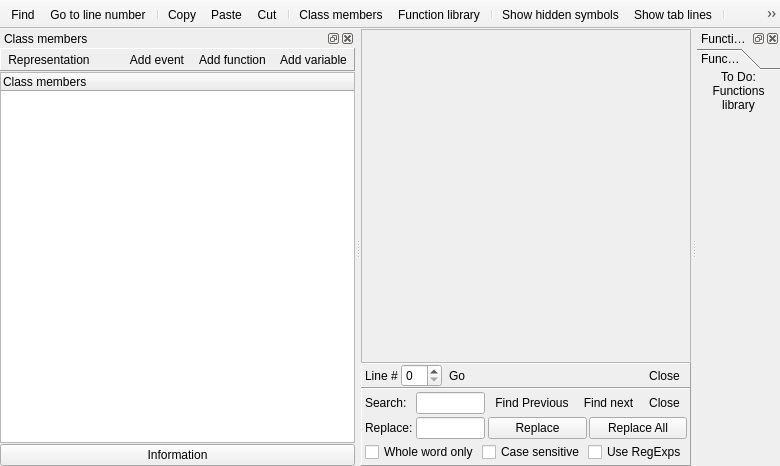
<?xml version="1.0" encoding="UTF-8"?>
<ui version="4.0">
 <class>codeClass</class>
 <widget class="QMainWindow" name="codeClass">
  <property name="geometry">
   <rect>
    <x>0</x>
    <y>0</y>
    <width>780</width>
    <height>466</height>
   </rect>
  </property>
  <property name="windowTitle">
   <string>MainWindow</string>
  </property>
  <widget class="QWidget" name="centralwidget">
   <layout class="QVBoxLayout" name="verticalLayout_5">
    <property name="spacing">
     <number>0</number>
    </property>
    <property name="margin">
     <number>0</number>
    </property>
    <item>
     <widget class="QSplitter" name="splitter">
      <property name="orientation">
       <enum>Qt::Vertical</enum>
      </property>
      <widget class="QWidget" name="widget" native="true">
       <layout class="QVBoxLayout" name="verticalLayout">
        <property name="spacing">
         <number>0</number>
        </property>
        <property name="margin">
         <number>0</number>
        </property>
        <item>
         <widget class="QFrame" name="CodeEditorFrame">
          <property name="sizePolicy">
           <sizepolicy hsizetype="Expanding" vsizetype="Expanding">
            <horstretch>0</horstretch>
            <verstretch>0</verstretch>
           </sizepolicy>
          </property>
          <property name="frameShape">
           <enum>QFrame::StyledPanel</enum>
          </property>
          <property name="frameShadow">
           <enum>QFrame::Plain</enum>
          </property>
          <layout class="QVBoxLayout" name="verticalLayout_4"/>
         </widget>
        </item>
        <item>
         <widget class="QFrame" name="goToLineBox">
          <property name="frameShape">
           <enum>QFrame::Panel</enum>
          </property>
          <property name="frameShadow">
           <enum>QFrame::Raised</enum>
          </property>
          <property name="Toolbar" stdset="0">
           <bool>true</bool>
          </property>
          <layout class="QHBoxLayout" name="horizontalLayout_5">
           <property name="spacing">
            <number>0</number>
           </property>
           <property name="leftMargin">
            <number>3</number>
           </property>
           <property name="topMargin">
            <number>0</number>
           </property>
           <property name="rightMargin">
            <number>3</number>
           </property>
           <property name="bottomMargin">
            <number>0</number>
           </property>
           <item>
            <widget class="QLabel" name="label">
             <property name="text">
              <string>Line # </string>
             </property>
            </widget>
           </item>
           <item>
            <widget class="QSpinBox" name="sbLineNumber"/>
           </item>
           <item>
            <widget class="QToolButton" name="tbGoToLineNumber">
             <property name="text">
              <string>Go</string>
             </property>
             <property name="icon">
              <iconset resource="../../sharedcode/resources.qrc">
               <normaloff>:/resources/RES/ffficons/control_play_blue.png</normaloff>:/resources/RES/ffficons/control_play_blue.png</iconset>
             </property>
             <property name="toolButtonStyle">
              <enum>Qt::ToolButtonTextBesideIcon</enum>
             </property>
             <property name="autoRaise">
              <bool>true</bool>
             </property>
            </widget>
           </item>
           <item>
            <spacer name="horizontalSpacer_2">
             <property name="orientation">
              <enum>Qt::Horizontal</enum>
             </property>
             <property name="sizeHint" stdset="0">
              <size>
               <width>403</width>
               <height>20</height>
              </size>
             </property>
            </spacer>
           </item>
           <item>
            <widget class="QToolButton" name="tbCloseLineNumber">
             <property name="text">
              <string>Close</string>
             </property>
             <property name="icon">
              <iconset resource="../../sharedcode/resources.qrc">
               <normaloff>:/resources/RES/ffficons/cross.png</normaloff>:/resources/RES/ffficons/cross.png</iconset>
             </property>
             <property name="autoRaise">
              <bool>true</bool>
             </property>
            </widget>
           </item>
          </layout>
         </widget>
        </item>
        <item>
         <widget class="QFrame" name="searchBox">
          <property name="frameShape">
           <enum>QFrame::Panel</enum>
          </property>
          <property name="frameShadow">
           <enum>QFrame::Raised</enum>
          </property>
          <property name="Toolbar" stdset="0">
           <bool>true</bool>
          </property>
          <layout class="QGridLayout" name="gridLayout_2">
           <property name="margin">
            <number>3</number>
           </property>
           <property name="spacing">
            <number>3</number>
           </property>
           <item row="0" column="1">
            <widget class="QLineEdit" name="searchText"/>
           </item>
           <item row="0" column="2">
            <layout class="QHBoxLayout" name="horizontalLayout_4">
             <property name="spacing">
              <number>0</number>
             </property>
             <item>
              <widget class="QToolButton" name="tbFindPrev">
               <property name="text">
                <string>Find Previous</string>
               </property>
               <property name="icon">
                <iconset resource="../../sharedcode/resources.qrc">
                 <normaloff>:/resources/RES/ffficons/resultset_previous.png</normaloff>:/resources/RES/ffficons/resultset_previous.png</iconset>
               </property>
               <property name="autoRaise">
                <bool>true</bool>
               </property>
              </widget>
             </item>
             <item>
              <widget class="QToolButton" name="tbFindNext">
               <property name="text">
                <string>Find next</string>
               </property>
               <property name="icon">
                <iconset resource="../../sharedcode/resources.qrc">
                 <normaloff>:/resources/RES/ffficons/resultset_next.png</normaloff>:/resources/RES/ffficons/resultset_next.png</iconset>
               </property>
               <property name="toolButtonStyle">
                <enum>Qt::ToolButtonTextBesideIcon</enum>
               </property>
               <property name="autoRaise">
                <bool>true</bool>
               </property>
              </widget>
             </item>
             <item>
              <spacer name="horizontalSpacer_3">
               <property name="orientation">
                <enum>Qt::Horizontal</enum>
               </property>
               <property name="sizeType">
                <enum>QSizePolicy::Ignored</enum>
               </property>
               <property name="sizeHint" stdset="0">
                <size>
                 <width>40</width>
                 <height>5</height>
                </size>
               </property>
              </spacer>
             </item>
             <item>
              <widget class="QToolButton" name="tbCloseSearch">
               <property name="text">
                <string>Close</string>
               </property>
               <property name="icon">
                <iconset resource="../../sharedcode/resources.qrc">
                 <normaloff>:/resources/RES/ffficons/cross.png</normaloff>:/resources/RES/ffficons/cross.png</iconset>
               </property>
               <property name="autoRaise">
                <bool>true</bool>
               </property>
              </widget>
             </item>
            </layout>
           </item>
           <item row="1" column="0">
            <widget class="QLabel" name="label_3">
             <property name="text">
              <string>Replace:</string>
             </property>
            </widget>
           </item>
           <item row="1" column="1">
            <widget class="QLineEdit" name="replaceText"/>
           </item>
           <item row="1" column="2">
            <layout class="QHBoxLayout" name="horizontalLayout_3">
             <property name="spacing">
              <number>2</number>
             </property>
             <item>
              <widget class="QPushButton" name="btReplace">
               <property name="text">
                <string>Replace</string>
               </property>
              </widget>
             </item>
             <item>
              <widget class="QPushButton" name="btReplaceAll">
               <property name="text">
                <string>Replace All</string>
               </property>
              </widget>
             </item>
            </layout>
           </item>
           <item row="2" column="0" colspan="3">
            <layout class="QHBoxLayout" name="horizontalLayout_2">
             <item>
              <widget class="QCheckBox" name="cbWholeWord">
               <property name="sizePolicy">
                <sizepolicy hsizetype="Fixed" vsizetype="Fixed">
                 <horstretch>0</horstretch>
                 <verstretch>0</verstretch>
                </sizepolicy>
               </property>
               <property name="text">
                <string>Whole word only</string>
               </property>
              </widget>
             </item>
             <item>
              <widget class="QCheckBox" name="cbCaseSensitive">
               <property name="sizePolicy">
                <sizepolicy hsizetype="Fixed" vsizetype="Fixed">
                 <horstretch>0</horstretch>
                 <verstretch>0</verstretch>
                </sizepolicy>
               </property>
               <property name="text">
                <string>Case sensitive</string>
               </property>
              </widget>
             </item>
             <item>
              <widget class="QCheckBox" name="cbRegexp">
               <property name="sizePolicy">
                <sizepolicy hsizetype="Fixed" vsizetype="Fixed">
                 <horstretch>0</horstretch>
                 <verstretch>0</verstretch>
                </sizepolicy>
               </property>
               <property name="text">
                <string>Use RegExps</string>
               </property>
              </widget>
             </item>
             <item>
              <spacer name="horizontalSpacer_4">
               <property name="orientation">
                <enum>Qt::Horizontal</enum>
               </property>
               <property name="sizeType">
                <enum>QSizePolicy::Expanding</enum>
               </property>
               <property name="sizeHint" stdset="0">
                <size>
                 <width>40</width>
                 <height>5</height>
                </size>
               </property>
              </spacer>
             </item>
            </layout>
           </item>
           <item row="0" column="0">
            <widget class="QLabel" name="label_2">
             <property name="text">
              <string>Search:</string>
             </property>
            </widget>
           </item>
          </layout>
         </widget>
        </item>
       </layout>
      </widget>
     </widget>
    </item>
   </layout>
  </widget>
  <widget class="QDockWidget" name="classMembersDW">
   <property name="features">
    <set>QDockWidget::AllDockWidgetFeatures</set>
   </property>
   <property name="windowTitle">
    <string>Class members</string>
   </property>
   <attribute name="dockWidgetArea">
    <number>1</number>
   </attribute>
   <widget class="QWidget" name="dockWidgetContents">
    <layout class="QVBoxLayout" name="verticalLayout_2">
     <property name="spacing">
      <number>1</number>
     </property>
     <property name="margin">
      <number>0</number>
     </property>
     <item>
      <widget class="QFrame" name="frame">
       <property name="frameShape">
        <enum>QFrame::Panel</enum>
       </property>
       <property name="frameShadow">
        <enum>QFrame::Raised</enum>
       </property>
       <layout class="QHBoxLayout" name="horizontalLayout">
        <property name="spacing">
         <number>0</number>
        </property>
        <property name="margin">
         <number>0</number>
        </property>
        <item>
         <widget class="QToolButton" name="toolButton_2">
          <property name="text">
           <string>Representation</string>
          </property>
          <property name="icon">
           <iconset resource="../../sharedcode/resources.qrc">
            <normaloff>:/resources/RES/ffficons/monitor.png</normaloff>:/resources/RES/ffficons/monitor.png</iconset>
          </property>
          <property name="autoRaise">
           <bool>true</bool>
          </property>
         </widget>
        </item>
        <item>
         <spacer name="horizontalSpacer">
          <property name="orientation">
           <enum>Qt::Horizontal</enum>
          </property>
          <property name="sizeHint" stdset="0">
           <size>
            <width>39</width>
            <height>20</height>
           </size>
          </property>
         </spacer>
        </item>
        <item>
         <widget class="QToolButton" name="toolButton">
          <property name="text">
           <string>Add event</string>
          </property>
          <property name="icon">
           <iconset resource="../../sharedcode/resources.qrc">
            <normaloff>:/resources/RES/ffficons/clock.png</normaloff>:/resources/RES/ffficons/clock.png</iconset>
          </property>
          <property name="autoRaise">
           <bool>true</bool>
          </property>
         </widget>
        </item>
        <item>
         <widget class="QToolButton" name="toolButton_3">
          <property name="text">
           <string>Add function</string>
          </property>
          <property name="icon">
           <iconset resource="../../sharedcode/resources.qrc">
            <normaloff>:/resources/RES/ffficons/sum.png</normaloff>:/resources/RES/ffficons/sum.png</iconset>
          </property>
          <property name="autoRaise">
           <bool>true</bool>
          </property>
         </widget>
        </item>
        <item>
         <widget class="QToolButton" name="toolButton_4">
          <property name="text">
           <string>Add variable</string>
          </property>
          <property name="icon">
           <iconset resource="../../sharedcode/resources.qrc">
            <normaloff>:/resources/RES/ffficons/tag_yellow.png</normaloff>:/resources/RES/ffficons/tag_yellow.png</iconset>
          </property>
          <property name="autoRaise">
           <bool>true</bool>
          </property>
         </widget>
        </item>
       </layout>
      </widget>
     </item>
     <item>
      <widget class="QTreeWidget" name="treeWidget">
       <property name="sizePolicy">
        <sizepolicy hsizetype="Ignored" vsizetype="Expanding">
         <horstretch>0</horstretch>
         <verstretch>0</verstretch>
        </sizepolicy>
       </property>
       <column>
        <property name="text">
         <string>Class members</string>
        </property>
       </column>
      </widget>
     </item>
     <item>
      <widget class="QPushButton" name="pushButton_3">
       <property name="text">
        <string>Information</string>
       </property>
       <property name="icon">
        <iconset resource="../../sharedcode/resources.qrc">
         <normaloff>:/resources/RES/ffficons/information.png</normaloff>:/resources/RES/ffficons/information.png</iconset>
       </property>
      </widget>
     </item>
    </layout>
   </widget>
  </widget>
  <widget class="QDockWidget" name="functionLibraryDW">
   <property name="features">
    <set>QDockWidget::AllDockWidgetFeatures</set>
   </property>
   <property name="windowTitle">
    <string>Function library</string>
   </property>
   <attribute name="dockWidgetArea">
    <number>2</number>
   </attribute>
   <widget class="QWidget" name="dockWidgetContents_2">
    <layout class="QVBoxLayout" name="verticalLayout_3">
     <property name="spacing">
      <number>0</number>
     </property>
     <property name="margin">
      <number>0</number>
     </property>
     <item>
      <widget class="QToolBox" name="toolBox">
       <property name="currentIndex">
        <number>0</number>
       </property>
       <property name="tabSpacing">
        <number>0</number>
       </property>
       <widget class="QWidget" name="fnLibrary">
        <property name="geometry">
         <rect>
          <x>0</x>
          <y>0</y>
          <width>87</width>
          <height>397</height>
         </rect>
        </property>
        <attribute name="label">
         <string>Functions library</string>
        </attribute>
        <layout class="QVBoxLayout" name="verticalLayout_6">
         <property name="spacing">
          <number>0</number>
         </property>
         <property name="margin">
          <number>0</number>
         </property>
         <item>
          <widget class="QLabel" name="label_5">
           <property name="text">
            <string notr="true">To Do:
Functions library</string>
           </property>
           <property name="scaledContents">
            <bool>false</bool>
           </property>
           <property name="alignment">
            <set>Qt::AlignCenter</set>
           </property>
           <property name="wordWrap">
            <bool>true</bool>
           </property>
          </widget>
         </item>
         <item>
          <spacer name="verticalSpacer">
           <property name="orientation">
            <enum>Qt::Vertical</enum>
           </property>
           <property name="sizeHint" stdset="0">
            <size>
             <width>20</width>
             <height>40</height>
            </size>
           </property>
          </spacer>
         </item>
        </layout>
       </widget>
      </widget>
     </item>
    </layout>
   </widget>
  </widget>
  <widget class="QToolBar" name="toolBar">
   <property name="windowTitle">
    <string>toolBar</string>
   </property>
   <property name="movable">
    <bool>false</bool>
   </property>
   <property name="iconSize">
    <size>
     <width>16</width>
     <height>16</height>
    </size>
   </property>
   <attribute name="toolBarArea">
    <enum>TopToolBarArea</enum>
   </attribute>
   <attribute name="toolBarBreak">
    <bool>false</bool>
   </attribute>
   <addaction name="actionFind"/>
   <addaction name="actionGo_to_line_number"/>
   <addaction name="separator"/>
   <addaction name="actionCopy"/>
   <addaction name="actionPaste"/>
   <addaction name="actionCut"/>
   <addaction name="separator"/>
   <addaction name="actionClass_members"/>
   <addaction name="actionFunction_library"/>
   <addaction name="separator"/>
   <addaction name="actionShow_hidden_symbols"/>
   <addaction name="actionShow_tab_lines"/>
   <addaction name="separator"/>
   <addaction name="actionPrint"/>
   <addaction name="actionHelp"/>
  </widget>
  <action name="actionFind">
   <property name="checkable">
    <bool>true</bool>
   </property>
   <property name="icon">
    <iconset resource="../../sharedcode/resources.qrc">
     <normaloff>:/resources/RES/ffficons/magnifier.png</normaloff>:/resources/RES/ffficons/magnifier.png</iconset>
   </property>
   <property name="text">
    <string>Find</string>
   </property>
  </action>
  <action name="actionCopy">
   <property name="icon">
    <iconset resource="../../sharedcode/resources.qrc">
     <normaloff>:/resources/RES/ffficons/page_white_copy.png</normaloff>:/resources/RES/ffficons/page_white_copy.png</iconset>
   </property>
   <property name="text">
    <string>Copy</string>
   </property>
  </action>
  <action name="actionPaste">
   <property name="icon">
    <iconset resource="../../sharedcode/resources.qrc">
     <normaloff>:/resources/RES/ffficons/page_white_paste.png</normaloff>:/resources/RES/ffficons/page_white_paste.png</iconset>
   </property>
   <property name="text">
    <string>Paste</string>
   </property>
  </action>
  <action name="actionCut">
   <property name="icon">
    <iconset resource="../../sharedcode/resources.qrc">
     <normaloff>:/resources/RES/ffficons/cut.png</normaloff>:/resources/RES/ffficons/cut.png</iconset>
   </property>
   <property name="text">
    <string>Cut</string>
   </property>
  </action>
  <action name="actionClass_members">
   <property name="checkable">
    <bool>true</bool>
   </property>
   <property name="icon">
    <iconset resource="../../sharedcode/resources.qrc">
     <normaloff>:/resources/RES/ffficons/bricks.png</normaloff>:/resources/RES/ffficons/bricks.png</iconset>
   </property>
   <property name="text">
    <string>Class members</string>
   </property>
  </action>
  <action name="actionFunction_library">
   <property name="checkable">
    <bool>true</bool>
   </property>
   <property name="icon">
    <iconset resource="../../sharedcode/resources.qrc">
     <normaloff>:/resources/RES/ffficons/book_open.png</normaloff>:/resources/RES/ffficons/book_open.png</iconset>
   </property>
   <property name="text">
    <string>Function library</string>
   </property>
  </action>
  <action name="actionPrint">
   <property name="icon">
    <iconset resource="../../sharedcode/resources.qrc">
     <normaloff>:/resources/RES/ffficons/printer.png</normaloff>:/resources/RES/ffficons/printer.png</iconset>
   </property>
   <property name="text">
    <string>print</string>
   </property>
  </action>
  <action name="actionHelp">
   <property name="icon">
    <iconset resource="../../sharedcode/resources.qrc">
     <normaloff>:/resources/RES/ffficons/help.png</normaloff>:/resources/RES/ffficons/help.png</iconset>
   </property>
   <property name="text">
    <string>help</string>
   </property>
  </action>
  <action name="actionShow_hidden_symbols">
   <property name="icon">
    <iconset resource="../../sharedcode/resources.qrc">
     <normaloff>:/resources/RES/ffficons/pilcrow.png</normaloff>:/resources/RES/ffficons/pilcrow.png</iconset>
   </property>
   <property name="text">
    <string>Show hidden symbols</string>
   </property>
  </action>
  <action name="actionShow_tab_lines">
   <property name="icon">
    <iconset resource="../../sharedcode/resources.qrc">
     <normaloff>:/resources/RES/ffficons/text_padding_left.png</normaloff>:/resources/RES/ffficons/text_padding_left.png</iconset>
   </property>
   <property name="text">
    <string>Show tab lines</string>
   </property>
  </action>
  <action name="actionGo_to_line_number">
   <property name="checkable">
    <bool>true</bool>
   </property>
   <property name="icon">
    <iconset resource="../../sharedcode/resources.qrc">
     <normaloff>:/resources/RES/ffficons/page_white_go.png</normaloff>:/resources/RES/ffficons/page_white_go.png</iconset>
   </property>
   <property name="text">
    <string>Go to line number</string>
   </property>
  </action>
 </widget>
 <resources>
  <include location="../../sharedcode/resources.qrc"/>
  <include location="../../sharedcode/resources.qrc"/>
  <include location="../../sharedcode/resources.qrc"/>
  <include location="../../sharedcode/resources.qrc"/>
  <include location="../../sharedcode/resources.qrc"/>
 </resources>
 <connections/>
</ui>
